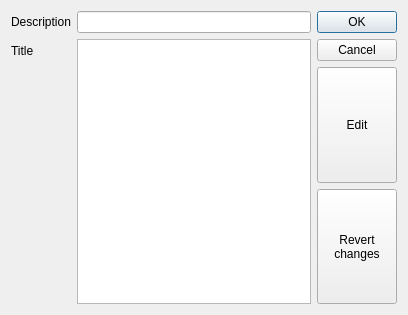
<?xml version="1.0" encoding="UTF-8"?>
<ui version="4.0">
 <class>PlannerItemDetailsDialog</class>
 <widget class="QDialog" name="PlannerItemDetailsDialog">
  <property name="geometry">
   <rect>
    <x>0</x>
    <y>0</y>
    <width>408</width>
    <height>315</height>
   </rect>
  </property>
  <property name="windowTitle">
   <string>Dialog</string>
  </property>
  <layout class="QHBoxLayout" name="hLayoutMain">
   <item>
    <layout class="QFormLayout" name="fLayoutDetails">
     <property name="rowWrapPolicy">
      <enum>QFormLayout::DontWrapRows</enum>
     </property>
     <item row="0" column="0">
      <widget class="QLabel" name="lblItemDescription">
       <property name="text">
        <string>Description</string>
       </property>
      </widget>
     </item>
     <item row="1" column="0">
      <widget class="QLabel" name="lblItemTitle">
       <property name="text">
        <string>Title</string>
       </property>
      </widget>
     </item>
     <item row="1" column="1">
      <widget class="QPlainTextEdit" name="pleditItemDescription"/>
     </item>
     <item row="0" column="1">
      <widget class="QLineEdit" name="leditItemTitle"/>
     </item>
    </layout>
   </item>
   <item>
    <layout class="QVBoxLayout" name="verticalLayoutButtons">
     <item>
      <widget class="QDialogButtonBox" name="buttonBoxMain">
       <property name="sizePolicy">
        <sizepolicy hsizetype="Fixed" vsizetype="Maximum">
         <horstretch>0</horstretch>
         <verstretch>0</verstretch>
        </sizepolicy>
       </property>
       <property name="orientation">
        <enum>Qt::Vertical</enum>
       </property>
       <property name="standardButtons">
        <set>QDialogButtonBox::Cancel|QDialogButtonBox::Ok</set>
       </property>
      </widget>
     </item>
     <item>
      <widget class="QPushButton" name="pbEdit">
       <property name="sizePolicy">
        <sizepolicy hsizetype="Minimum" vsizetype="Expanding">
         <horstretch>0</horstretch>
         <verstretch>0</verstretch>
        </sizepolicy>
       </property>
       <property name="text">
        <string>Edit</string>
       </property>
      </widget>
     </item>
     <item>
      <widget class="QPushButton" name="pbCancelEdit">
       <property name="sizePolicy">
        <sizepolicy hsizetype="Minimum" vsizetype="MinimumExpanding">
         <horstretch>0</horstretch>
         <verstretch>0</verstretch>
        </sizepolicy>
       </property>
       <property name="text">
        <string>Revert
changes</string>
       </property>
      </widget>
     </item>
    </layout>
   </item>
  </layout>
 </widget>
 <resources/>
 <connections>
  <connection>
   <sender>buttonBoxMain</sender>
   <signal>accepted()</signal>
   <receiver>PlannerItemDetailsDialog</receiver>
   <slot>accept()</slot>
   <hints>
    <hint type="sourcelabel">
     <x>248</x>
     <y>254</y>
    </hint>
    <hint type="destinationlabel">
     <x>157</x>
     <y>274</y>
    </hint>
   </hints>
  </connection>
  <connection>
   <sender>buttonBoxMain</sender>
   <signal>rejected()</signal>
   <receiver>PlannerItemDetailsDialog</receiver>
   <slot>reject()</slot>
   <hints>
    <hint type="sourcelabel">
     <x>316</x>
     <y>260</y>
    </hint>
    <hint type="destinationlabel">
     <x>286</x>
     <y>274</y>
    </hint>
   </hints>
  </connection>
 </connections>
</ui>
